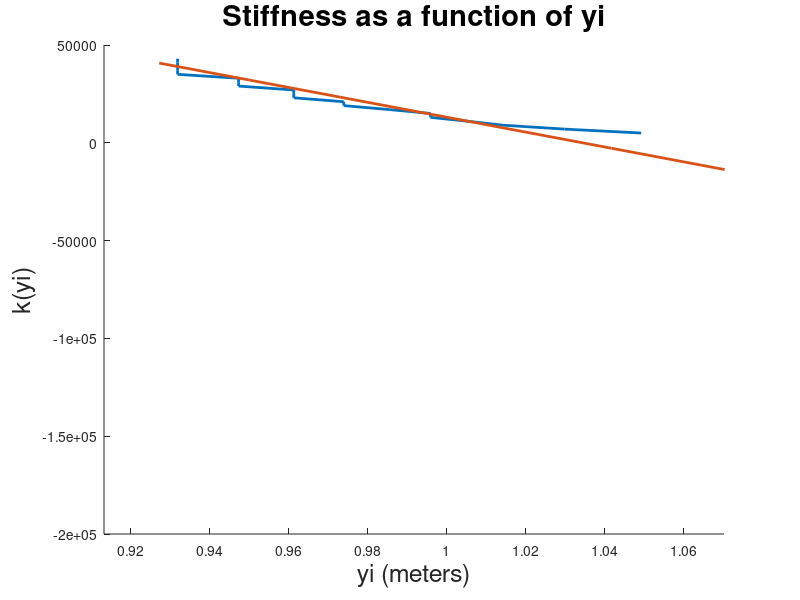

Here is the MATLAB script that generated this plot:
% plot for minimization

clf;
hold on;

load('p2vars.mat')

last_valid = 20;

plot(y1Vec(idx_rows(1:last_valid)), kVec(1:last_valid),'LineWidth',2);
xlabel('yi (meters)','fontsize',18);
ylabel('k(yi)','fontsize',18);
title('Stiffness as a function of yi','fontsize',21);
xlim([0.98*y1Vec(idx_rows(last_valid)), y1Vec(idx_rows(1))*1.02]);

p1 = [y1Vec(idx_rows(4)), kVec(4)];
p2 = [y1Vec(idx_rows(last_valid-2)), kVec(last_valid-2)];

y_slope = (p2(2) - p1(2)) / (p2(1) - p1(1));
y_intercept = p2(2) - y_slope*p2(1);

line_ = y_slope*y0Vec;
line_ = line_ + y_intercept;



plot(y0Vec, line_,'LineWidth',2);